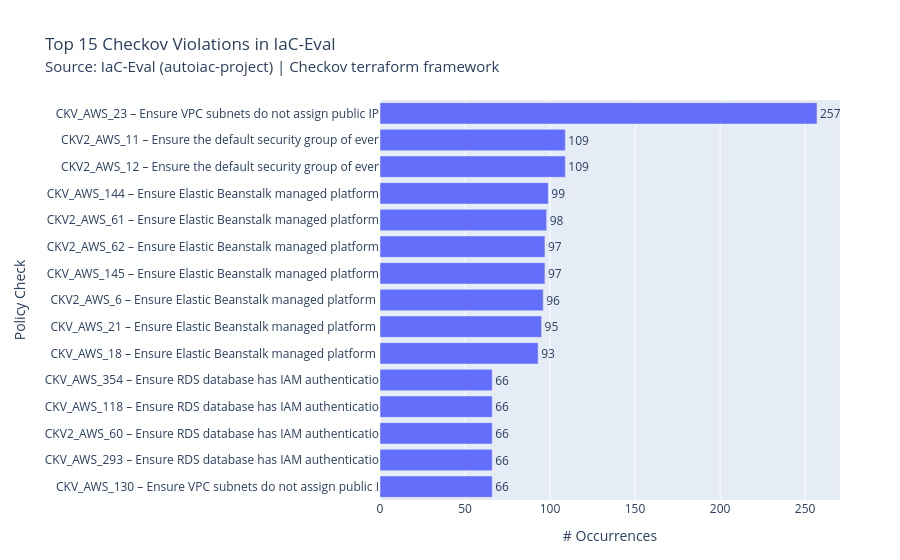
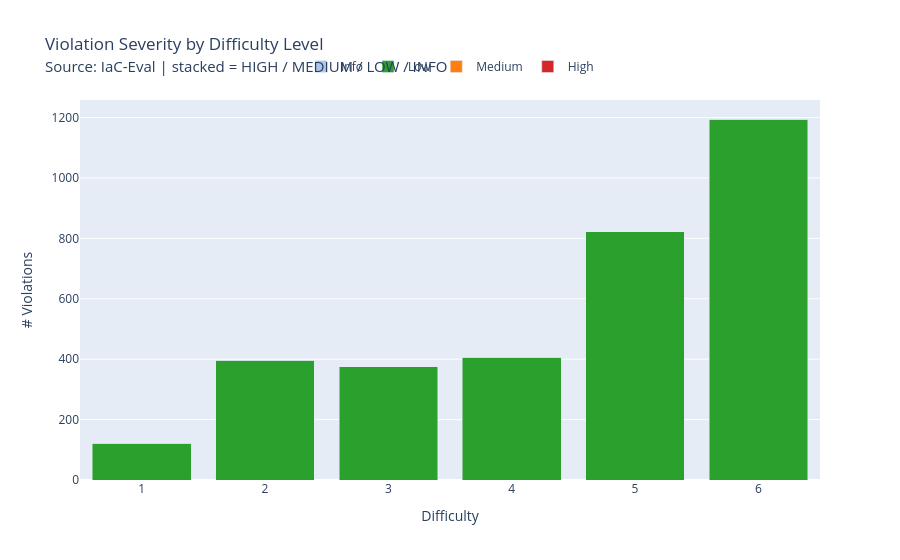
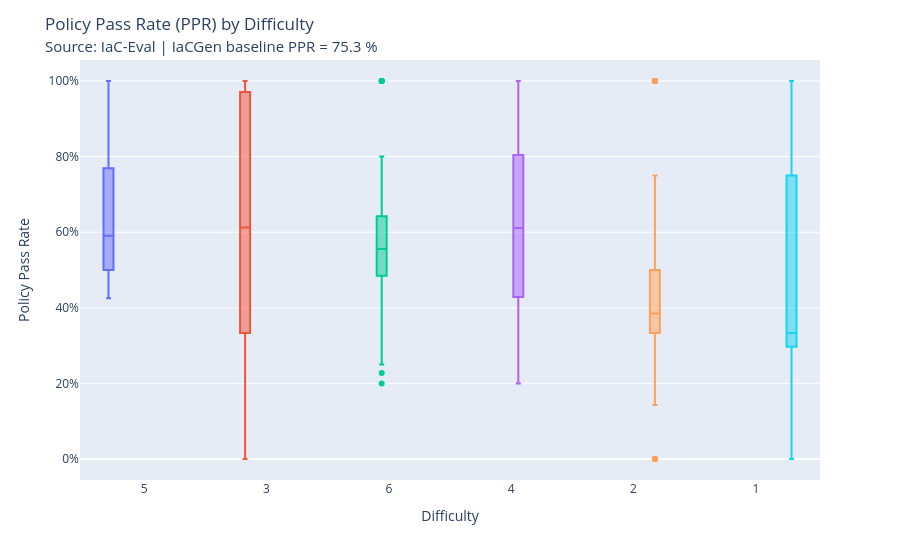
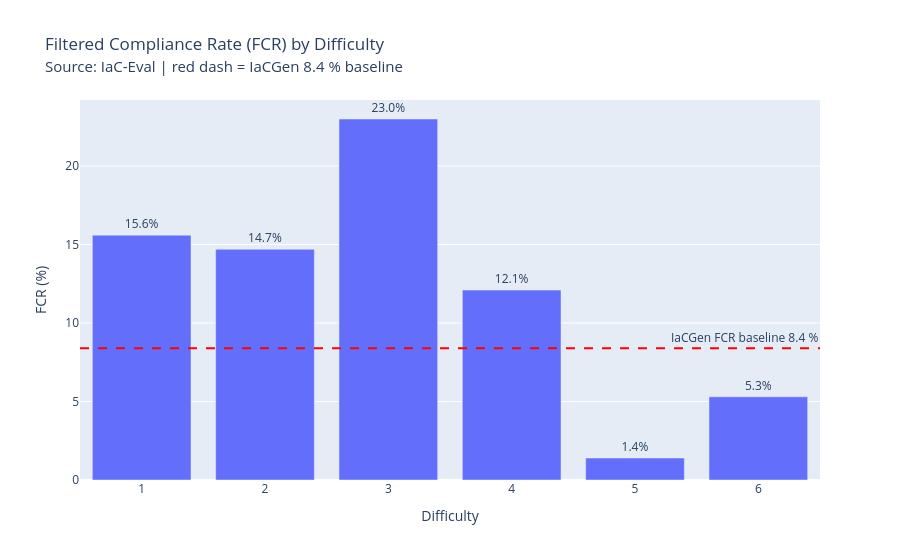

Notebook code cell kept with these figures, in order:
### Code cell
import json as _json

# ── 1. Top 15 Vulnerabilities (horizontal bar) ────────────────────────────────
top15 = top_violations.head(15).sort_values('count')
label = top15['check_id'] + ' – ' + top15['check_name'].fillna('')
label = label.str[:55]   # truncate long names

fig1 = go.Figure(go.Bar(
    x=top15['count'], y=label, orientation='h',
    text=top15['count'], textposition='outside',
))
fig1.update_layout(
    title=dict(text=(
        'Top 15 Checkov Violations in IaC-Eval<br>'
        "<span style='font-size:15px;font-weight:normal;'>"
        "Source: IaC-Eval (autoiac-project) | Checkov terraform framework"
        "</span>"
    )),
    xaxis_title='# Occurrences',
    yaxis_title='Policy Check',
    margin=dict(l=380, r=60, t=100, b=60),
    height=600,
)
fig1.update_traces(cliponaxis=False)
fig1.show()
fig1.write_image(str(OUTPUT_DIR / 'top15_violations.png'))
with open(str(OUTPUT_DIR / 'top15_violations.png.meta.json'), 'w') as f:
    _json.dump({'caption': 'Top 15 Checkov policy violations across IaC-Eval templates',
                'description': 'Horizontal bar chart counting each failed Checkov check'}, f)

# ── 2. Severity breakdown (stacked bar by difficulty) ─────────────────────────
sev_cols   = ['severity_high', 'severity_medium', 'severity_low', 'severity_info']
sev_labels = ['High', 'Medium', 'Low', 'Info']
sev_colors = ['#d62728', '#ff7f0e', '#2ca02c', '#aec7e8']

sev_by_diff = df.groupby(_DIFF_COL)[sev_cols].sum().reset_index()

fig2 = go.Figure()
for col, label2, color in zip(sev_cols, sev_labels, sev_colors):
    fig2.add_bar(
        x=sev_by_diff[_DIFF_COL].astype(str),
        y=sev_by_diff[col],
        name=label2,
        marker_color=color,
    )
fig2.update_layout(
    barmode='stack',
    title=dict(text=(
        'Violation Severity by Difficulty Level<br>'
        "<span style='font-size:15px;font-weight:normal;'>"
        "Source: IaC-Eval | stacked = HIGH / MEDIUM / LOW / INFO"
        "</span>"
    )),
    xaxis_title='Difficulty',
    yaxis_title='# Violations',
    legend=dict(orientation='h', yanchor='bottom', y=1.05, xanchor='center', x=0.5),
)
fig2.show()
fig2.write_image(str(OUTPUT_DIR / 'severity_by_difficulty.png'))
with open(str(OUTPUT_DIR / 'severity_by_difficulty.png.meta.json'), 'w') as f:
    _json.dump({'caption': 'Violation severity distribution by DPIaC-Eval difficulty',
                'description': 'Stacked bar chart with HIGH/MEDIUM/LOW/INFO per difficulty level'}, f)

# ── 3. Policy Pass Rate distribution (box plot by difficulty) ─────────────────
fig3 = px.box(
    df.dropna(subset=['policy_pass_rate']),
    x=df.dropna(subset=['policy_pass_rate'])[_DIFF_COL].astype(str),
    y='policy_pass_rate',
    color=df.dropna(subset=['policy_pass_rate'])[_DIFF_COL].astype(str),
    points='outliers',
    category_orders={_DIFF_COL: [str(i) for i in range(1, 6)]},
)
fig3.update_layout(
    title=dict(text=(
        'Policy Pass Rate (PPR) by Difficulty<br>'
        "<span style='font-size:15px;font-weight:normal;'>"
        "Source: IaC-Eval | IaCGen baseline PPR = 75.3 %"
        "</span>"
    )),
    xaxis_title='Difficulty',
    yaxis_title='Policy Pass Rate',
    showlegend=False,
)
fig3.update_yaxes(tickformat='.0%')
fig3.show()
fig3.write_image(str(OUTPUT_DIR / 'ppr_by_difficulty.png'))
with open(str(OUTPUT_DIR / 'ppr_by_difficulty.png.meta.json'), 'w') as f:
    _json.dump({'caption': 'Policy pass rate spread per difficulty level',
                'description': 'Box plot of PPR showing IQR + outliers by difficulty'}, f)

# ── 4. Filtered Compliance Rate (FCR) per difficulty (bar) ────────────────────
fcr = (
    df.groupby(_DIFF_COL)['filtered_compliance']
    .mean()
    .reset_index()
    .rename(columns={'filtered_compliance': 'fcr'})
)
fcr['fcr_pct'] = (fcr['fcr'] * 100).round(1)

fig4 = go.Figure(go.Bar(
    x=fcr[_DIFF_COL].astype(str),
    y=fcr['fcr_pct'],
    text=fcr['fcr_pct'].astype(str) + '%',
    textposition='outside',
))
fig4.add_hline(
    y=8.4, line_dash='dash', line_color='red',
    annotation_text='IaCGen FCR baseline 8.4 %',
    annotation_position='top right',
)
fig4.update_layout(
    title=dict(text=(
        'Filtered Compliance Rate (FCR) by Difficulty<br>'
        "<span style='font-size:15px;font-weight:normal;'>"
        "Source: IaC-Eval | red dash = IaCGen 8.4 % baseline"
        "</span>"
    )),
    xaxis_title='Difficulty',
    yaxis_title='FCR (%)',
)
fig4.update_traces(cliponaxis=False)
fig4.show()
fig4.write_image(str(OUTPUT_DIR / 'fcr_by_difficulty.png'))
with open(str(OUTPUT_DIR / 'fcr_by_difficulty.png.meta.json'), 'w') as f:
    _json.dump({'caption': 'Filtered compliance rate per difficulty vs IaCGen baseline',
                'description': 'Bar chart of FCR% by difficulty with IaCGen 8.4% reference line'}, f)

# ── 5. Top 10 violated check IDs by Resource type (heat map) ──────────────────
top10_ids = top_violations['check_id'].head(10).tolist()
heat_df   = all_violations[all_violations['check_id'].isin(top10_ids)]
heat_piv  = (
    heat_df.groupby([_RES_COL, 'check_id'])
    .size()
    .unstack(fill_value=0)
)
# Keep top 12 resource types by total violations
heat_piv = heat_piv.loc[heat_piv.sum(axis=1).nlargest(12).index]

fig5 = go.Figure(go.Heatmap(
    z=heat_piv.values,
    x=heat_piv.columns.tolist(),
    y=heat_piv.index.tolist(),
    colorscale='YlOrRd',
    text=heat_piv.values,
    texttemplate='%{text}',
))
fig5.show()
fig5.update_layout(
    title=dict(text=(
        'Violation Heatmap: Resource × Check ID<br>'
        "<span style='font-size:15px;font-weight:normal;'>"
        "Source: IaC-Eval | top-12 resource types, top-10 check IDs"
        "</span>"
    )),
    xaxis_title='Check ID',
    yaxis_title='Resource Type',
    margin=dict(l=200, r=40, t=100, b=120),
    height=600,
)
fig5.write_image(str(OUTPUT_DIR / 'violation_heatmap.png'))
with open(str(OUTPUT_DIR / 'violation_heatmap.png.meta.json'), 'w') as f:
    _json.dump({'caption': 'Heatmap of top-10 Checkov violations per AWS resource type',
                'description': 'Cell values = raw violation count; rows = resource, cols = check ID'}, f)

# ── 6. Compliance summary styled table ────────────────────────────────────────
tbl = summary_table.copy()
tbl[_DIFF_COL] = tbl[_DIFF_COL].map({
    1: 'L1 (<50 LoC)', 2: 'L2 (50–100)',
    3: 'L3 (100–150)', 4: 'L4 (150–200)', 5: 'L5 (>200)'
})

n = len(tbl)
fills = [['#1e2130' if i % 2 == 0 else '#272b3f' for i in range(n)]] * len(tbl.columns)
hdrs  = ['Difficulty', '#Scenarios', 'FCR %', 'PPR %',
         'Mean Violations', 'SWVS', '⬆ High', '⬆ Med', '⬆ Low']

fig6 = go.Figure(go.Table(
    columnwidth=[130, 80, 70, 70, 110, 80, 70, 70, 70],
    header=dict(
        values    =[f'<b>{h}</b>' for h in hdrs],
        fill_color='#0f1117', font=dict(color='white', size=12),
        align='center', height=36,
    ),
    cells=dict(
        values    =[tbl[c].tolist() for c in tbl.columns],
        fill_color=fills,
        font=dict(color='#e0e0e0', size=11),
        align=['left'] + ['center'] * (len(hdrs) - 1),
        height=32,
    ),
))
fig6.update_layout(
    title=dict(text=(
        'Security Compliance Summary by Difficulty<br>'
        "<span style='font-size:15px;font-weight:normal;'>"
        "Source: IaC-Eval | FCR=Filtered Compliance, PPR=Policy Pass Rate, SWVS=Severity-Weighted Score"
        "</span>"
    )),
    margin=dict(l=20, r=20, t=100, b=20), height=340,
)
fig6.show()
fig6.write_image(str(OUTPUT_DIR / 'compliance_summary_table.png'))
with open(str(OUTPUT_DIR / 'compliance_summary_table.png.meta.json'), 'w') as f:
    _json.dump({'caption': 'Checkov security compliance summary per difficulty level',
                'description': 'Table with FCR, PPR, mean violations, SWVS, and severity counts'}, f)

print('All 6 figures saved →', OUTPUT_DIR)

### Figure 1 — Plotly figure (JSON) as saved in the notebook; plotly's stock layout.template omitted (floating-point values rounded to 4 significant figures)
{"data": [{"cliponaxis": false, "orientation": "h", "text": [66.0, 66.0, 66.0, 66.0, 66.0, 93.0, 95.0, 96.0, 97.0, 97.0, 98.0, 99.0, 109.0, 109.0, 257.0], "textposition": "outside", "type": "bar", "x": [66, 66, 66, 66, 66, 93, 95, 96, 97, 97, 98, 99, 109, 109, 257], "y": ["CKV_AWS_130 – Ensure VPC subnets do not assign public I", "CKV_AWS_293 – Ensure RDS database has IAM authenticatio", "CKV2_AWS_60 – Ensure RDS database has IAM authenticatio", "CKV_AWS_118 – Ensure RDS database has IAM authenticatio", "CKV_AWS_354 – Ensure RDS database has IAM authenticatio", "CKV_AWS_18 – Ensure Elastic Beanstalk managed platform ", "CKV_AWS_21 – Ensure Elastic Beanstalk managed platform ", "CKV2_AWS_6 – Ensure Elastic Beanstalk managed platform ", "CKV_AWS_145 – Ensure Elastic Beanstalk managed platform", "CKV2_AWS_62 – Ensure Elastic Beanstalk managed platform", "CKV2_AWS_61 – Ensure Elastic Beanstalk managed platform", "CKV_AWS_144 – Ensure Elastic Beanstalk managed platform", "CKV2_AWS_12 – Ensure the default security group of ever", "CKV2_AWS_11 – Ensure the default security group of ever", "CKV_AWS_23 – Ensure VPC subnets do not assign public IP"]}], "layout": {"autosize": true, "margin": {"b": 60, "l": 380, "r": 60, "t": 100}, "title": {"text": "Top 15 Checkov Violations in IaC-Eval<br><span style='font-size:15px;font-weight:normal;'>Source: IaC-Eval (autoiac-project) | Checkov terraform framework</span>"}, "xaxis": {"autorange": true, "range": [0, 270.5], "title": {"text": "# Occurrences"}, "type": "linear"}, "yaxis": {"autorange": true, "range": [-0.5, 14.5], "title": {"text": "Policy Check"}, "type": "category"}}}

### Figure 2 — Plotly figure (JSON) as saved in the notebook; plotly's stock layout.template omitted (floating-point values rounded to 4 significant figures)
{"data": [{"marker": {"color": "#d62728"}, "name": "High", "type": "bar", "x": ["1", "2", "3", "4", "5", "6"], "y": [0, 0, 0, 0, 0, 0]}, {"marker": {"color": "#ff7f0e"}, "name": "Medium", "type": "bar", "x": ["1", "2", "3", "4", "5", "6"], "y": [0, 0, 0, 0, 0, 0]}, {"marker": {"color": "#2ca02c"}, "name": "Low", "type": "bar", "x": ["1", "2", "3", "4", "5", "6"], "y": [121, 397, 375, 407, 821, 1195]}, {"marker": {"color": "#aec7e8"}, "name": "Info", "type": "bar", "x": ["1", "2", "3", "4", "5", "6"], "y": [0, 0, 0, 0, 0, 0]}], "layout": {"autosize": true, "barmode": "stack", "legend": {"orientation": "h", "x": 0.5, "xanchor": "center", "y": 1.05, "yanchor": "bottom"}, "title": {"text": "Violation Severity by Difficulty Level<br><span style='font-size:15px;font-weight:normal;'>Source: IaC-Eval | stacked = HIGH / MEDIUM / LOW / INFO</span>"}, "xaxis": {"autorange": true, "range": [-0.5, 5.5], "title": {"text": "Difficulty"}, "type": "category"}, "yaxis": {"autorange": true, "range": [0, 1258.0], "title": {"text": "# Violations"}, "type": "linear"}}}

### Figure 3 — Plotly figure (JSON) as saved in the notebook; plotly's stock layout.template omitted (floating-point values rounded to 4 significant figures)
{"data": [{"alignmentgroup": "True", "boxpoints": "outliers", "hovertemplate": "color=5<br>x=%{x}<br>policy_pass_rate=%{y}<extra></extra>", "legendgroup": "5", "marker": {"color": "#636efa"}, "name": "5", "notched": false, "offsetgroup": "5", "orientation": "v", "showlegend": true, "type": "box", "x": ["5", "5", "5", "5", "5", "5", "5", "5", "5", "5", "5", "5", "5", "5", "5", "5", "5", "5", "5", "5", "5", "5", "5", "5", "5", "5", "5", "5", "5", "5", "5", "5", "5", "5", "5", "5", "5", "5", "5", "5", "5", "5", "5", "5", "5", "5", "5", "5", "5", "5", "5", "5", "5", "5", "5", "5", "5", "5", "5", "5", "5", "5", "5", "5", "5", "5", "5", "5", "5", "5", "5", "5"], "x0": " ", "xaxis": "x", "y": [0.8235, 0.7778, 0.6364, 0.55, 0.4583, 0.875, 0.5714, 0.6316, 0.5, 0.5714, 0.5, 1.0, 0.5714, 0.9375, 0.6897, 0.6296, 0.6923, 0.8, 0.8, 0.65, 0.7, 0.8286, 0.6316, 0.4333, 0.5556, 0.425, 0.85, 0.5556, 0.425, 0.5909, 0.5909, 0.5909, 0.5909, 0.4286, 0.7692, 0.7692, 0.7692, 0.7692, 0.8148, 0.8148, 0.8148, 0.8148, 0.8148, 0.8148, 0.4516, 0.4516, 0.5, 0.5, 0.5, 0.4848, 0.4848, 0.5455, 0.5455, 0.5455, 0.5455, 0.5, 0.5957, 0.4727, 0.5957, 0.5625, 0.5, 0.5, 0.5, 0.5, 0.5, 0.5714, 0.5, 0.5, 0.7143, 0.7143, 0.7143, 0.7143], "y0": " ", "yaxis": "y"}, {"alignmentgroup": "True", "boxpoints": "outliers", "hovertemplate": "color=3<br>x=%{x}<br>policy_pass_rate=%{y}<extra></extra>", "legendgroup": "3", "marker": {"color": "#EF553B"}, "name": "3", "notched": false, "offsetgroup": "3", "orientation": "v", "showlegend": true, "type": "box", "x": ["3", "3", "3", "3", "3", "3", "3", "3", "3", "3", "3", "3", "3", "3", "3", "3", "3", "3", "3", "3", "3", "3", "3", "3", "3", "3", "3", "3", "3", "3", "3", "3", "3", "3", "3", "3", "3", "3", "3", "3", "3", "3", "3", "3", "3", "3", "3", "3", "3", "3", "3", "3", "3", "3", "3", "3", "3", "3", "3", "3", "3", "3", "3", "3", "3", "3", "3", "3", "3", "3", "3", "3", "3", "3", "3", "3", "3", "3", "3", "3", "3", "3", "3", "3", "3", "3", "3", "3", "3", "3", "3", "3", "3", "3", "3", "3", "3", "3", "3", "3", "3", "3", "3", "3"], "x0": " ", "xaxis": "x", "y": [0.1429, 0.4444, 1.0, 1.0, 1.0, 1.0, 1.0, 0.6897, 0.6897, 1.0, 1.0, 0.1667, 1.0, 0.2, 0.25, 1.0, 1.0, 0.5, 0.5294, 0.7083, 0.5, 0.5862, 0.375, 0.6, 0.6, 0.3333, 0.7727, 0.7391, 0.7727, 0.7727, 0.7727, 0.0, 0.0, 0.4, 0.7143, 0.5, 0.8421, 0.9412, 0.7727, 0.7727, 1.0, 0.8824, 0.8824, 0.7727, 0.375, 0.6667, 0.1538, 0.1667, 0.1667, 0.1667, 0.3125, 0.3125, 0.5, 0.5, 0.75, 0.0, 0.6667, 0.5, 0.625, 0.2, 0.5, 0.1111, 0.3, 0.3, 0.6667, 1.0, 0.3636, 0.3636, 0.3571, 0.3571, 1.0, 1.0, 1.0, 1.0, 1.0, 0.9167, 0.9167, 1.0, 1.0, 1.0, 0.8462, 0.3333, 0.6, 0.6, 0.6, 0.3333, 0.3333, 0.3333, 0.3333, 1.0, 1.0, 1.0, 0.3333, 0.3333, 0.3333, 0.3333, 1.0, 1.0, 0.2, 0.2, 0.2, 1.0, 0.625, 0.625], "y0": " ", "yaxis": "y"}, {"alignmentgroup": "True", "boxpoints": "outliers", "hovertemplate": "color=6<br>x=%{x}<br>policy_pass_rate=%{y}<extra></extra>", "legendgroup": "6", "marker": {"color": "#00cc96"}, "name": "6", "notched": false, "offsetgroup": "6", "orientation": "v", "showlegend": true, "type": "box", "x": ["6", "6", "6", "6", "6", "6", "6", "6", "6", "6", "6", "6", "6", "6", "6", "6", "6", "6", "6", "6", "6", "6", "6", "6", "6", "6", "6", "6", "6", "6", "6", "6", "6", "6", "6", "6", "6", "6", "6", "6", "6", "6", "6", "6", "6", "6", "6", "6", "6", "6", "6", "6", "6", "6", "6", "6", "6", "6", "6", "6", "6", "6", "6", "6", "6", "6", "6", "6", "6", "6", "6", "6", "6", "6", "6"], "x0": " ", "xaxis": "x", "y": [0.3333, 0.2857, 0.5652, 0.5, 0.4583, 0.4595, 0.4545, 0.4054, 0.4815, 0.5455, 0.5745, 0.551, 0.45, 0.4231, 1.0, 1.0, 1.0, 1.0, 0.6429, 0.625, 0.8, 0.6667, 0.6667, 0.75, 0.7556, 0.5333, 0.5333, 0.6, 0.6, 0.6, 0.5714, 0.5349, 0.6667, 0.6207, 0.7222, 0.6406, 0.6047, 0.6341, 0.7857, 0.7857, 0.7857, 0.7857, 0.4808, 0.4808, 0.4808, 0.4808, 0.4516, 0.52, 0.5094, 0.5094, 0.5094, 0.4848, 0.4848, 0.4848, 0.5, 0.5556, 0.5556, 0.5556, 0.5556, 0.5556, 0.5556, 0.5556, 0.5556, 0.6279, 0.6279, 0.6279, 0.6279, 0.6279, 0.3333, 0.2273, 0.25, 0.2, 0.7143, 0.7143, 0.7143], "y0": " ", "yaxis": "y"}, {"alignmentgroup": "True", "boxpoints": "outliers", "hovertemplate": "color=4<br>x=%{x}<br>policy_pass_rate=%{y}<extra></extra>", "legendgroup": "4", "marker": {"color": "#ab63fa"}, "name": "4", "notched": false, "offsetgroup": "4", "orientation": "v", "showlegend": true, "type": "box", "x": ["4", "4", "4", "4", "4", "4", "4", "4", "4", "4", "4", "4", "4", "4", "4", "4", "4", "4", "4", "4", "4", "4", "4", "4", "4", "4", "4", "4", "4", "4", "4", "4", "4", "4", "4", "4", "4", "4", "4", "4", "4", "4", "4", "4", "4", "4", "4", "4", "4", "4", "4", "4", "4", "4", "4", "4", "4", "4"], "x0": " ", "xaxis": "x", "y": [0.2955, 0.7778, 0.7778, 0.9474, 0.9474, 0.9474, 1.0, 1.0, 1.0, 1.0, 1.0, 1.0, 0.5, 0.5714, 0.5714, 0.8, 0.2, 0.2, 0.5882, 0.5789, 0.5882, 0.75, 0.6667, 0.7931, 0.6667, 0.6111, 0.6111, 0.65, 0.5882, 0.4118, 0.4242, 0.3571, 0.2857, 0.7778, 0.7714, 0.8148, 0.8148, 0.5, 0.85, 0.85, 0.4118, 0.4242, 0.5, 0.3333, 0.4286, 0.4286, 0.4167, 0.4167, 0.8043, 0.8043, 0.8043, 0.8043, 0.4138, 0.4762, 0.4762, 0.4762, 1.0, 0.3333], "y0": " ", "yaxis": "y"}, {"alignmentgroup": "True", "boxpoints": "outliers", "hovertemplate": "color=2<br>x=%{x}<br>policy_pass_rate=%{y}<extra></extra>", "legendgroup": "2", "marker": {"color": "#FFA15A"}, "name": "2", "notched": false, "offsetgroup": "2", "orientation": "v", "showlegend": true, "type": "box", "x": ["2", "2", "2", "2", "2", "2", "2", "2", "2", "2", "2", "2", "2", "2", "2", "2", "2", "2", "2", "2", "2", "2", "2", "2", "2", "2", "2", "2", "2", "2", "2", "2", "2", "2", "2", "2", "2", "2", "2", "2", "2", "2", "2", "2", "2", "2", "2", "2", "2", "2", "2", "2", "2", "2", "2", "2", "2", "2", "2", "2", "2", "2", "2", "2", "2", "2", "2", "2", "2", "2", "2", "2", "2", "2", "2", "2", "2", "2", "2", "2"], "x0": " ", "xaxis": "x", "y": [0.25, 0.3333, 0.3333, 0.3333, 1.0, 1.0, 0.3333, 0.5, 0.3333, 0.25, 0.3846, 0.4167, 0.4167, 0.4167, 0.4167, 0.4167, 0.5625, 0.5, 0.5, 0.3846, 1.0, 1.0, 0.5, 0.3333, 0.3333, 0.3333, 0.4, 1.0, 1.0, 1.0, 0.0, 1.0, 0.75, 0.5, 0.3333, 0.5, 0.0, 0.0, 0.5, 0.0, 0.5, 0.1429, 0.5, 0.3636, 0.4667, 0.3636, 0.3636, 0.3636, 0.4167, 0.3333, 0.3636, 0.3636, 0.3333, 0.4667, 0.3636, 0.3636, 0.3636, 0.3636, 0.6, 0.3636, 0.3636, 0.3636, 0.4545, 0.3636, 0.4545, 0.4545, 1.0, 1.0, 1.0, 1.0, 0.6667, 0.3571, 0.3333, 0.2963, 0.3077, 0.3529, 0.3571, 0.0, 1.0, 1.0], "y0": " ", "yaxis": "y"}, {"alignmentgroup": "True", "boxpoints": "outliers", "hovertemplate": "color=1<br>x=%{x}<br>policy_pass_rate=%{y}<extra></extra>", "legendgroup": "1", "marker": {"color": "#19d3f3"}, "name": "1", "notched": false, "offsetgroup": "1", "orientation": "v", "showlegend": true, "type": "box", "x": ["1", "1", "1", "1", "1", "1", "1", "1", "1", "1", "1", "1", "1", "1", "1", "1", "1", "1", "1", "1", "1", "1", "1", "1", "1", "1", "1", "1"], "x0": " ", "xaxis": "x", "y": [1.0, 1.0, 0.3333, 0.5, 0.3333, 0.3333, 0.3333, 0.0, 0.0, 0.5, 0.3636, 0.3636, 1.0, 1.0, 1.0, 1.0, 1.0, 0.3077, 0.2667, 0.2667, 0.2857, 0.3077, 0.3077, 0.3077, 0.3077, 0.3077, 0.0, 0.0], "y0": " ", "yaxis": "y"}], "layout": {"autosize": true, "boxmode": "group", "legend": {"title": {"text": "color"}, "tracegroupgap": 0}, "margin": {"t": 60}, "showlegend": false, "title": {"text": "Policy Pass Rate (PPR) by Difficulty<br><span style='font-size:15px;font-weight:normal;'>Source: IaC-Eval | IaCGen baseline PPR = 75.3 %</span>"}, "xaxis": {"anchor": "y", "autorange": true, "domain": [0, 1], "range": [-0.5189, 5.519], "title": {"text": "Difficulty"}, "type": "category"}, "yaxis": {"anchor": "x", "autorange": true, "domain": [0, 1], "range": [-0.05556, 1.056], "tickformat": ".0%", "title": {"text": "Policy Pass Rate"}, "type": "linear"}}}

### Figure 4 — Plotly figure (JSON) as saved in the notebook; plotly's stock layout.template omitted (floating-point values rounded to 4 significant figures)
{"data": [{"cliponaxis": false, "text": ["15.6%", "14.7%", "23.0%", "12.1%", "1.4%", "5.3%"], "textposition": "outside", "type": "bar", "x": ["1", "2", "3", "4", "5", "6"], "y": [15.6, 14.7, 23.0, 12.1, 1.4, 5.3]}], "layout": {"annotations": [{"showarrow": false, "text": "IaCGen FCR baseline 8.4 %", "x": 1, "xanchor": "right", "xref": "x domain", "y": 8.4, "yanchor": "bottom", "yref": "y"}], "autosize": true, "shapes": [{"line": {"color": "red", "dash": "dash"}, "type": "line", "x0": 0, "x1": 1, "xref": "x domain", "y0": 8.4, "y1": 8.4, "yref": "y"}], "title": {"text": "Filtered Compliance Rate (FCR) by Difficulty<br><span style='font-size:15px;font-weight:normal;'>Source: IaC-Eval | red dash = IaCGen 8.4 % baseline</span>"}, "xaxis": {"autorange": true, "range": [-0.5, 5.5], "title": {"text": "Difficulty"}, "type": "category"}, "yaxis": {"autorange": true, "range": [0, 27.17], "title": {"text": "FCR (%)"}, "type": "linear"}}}
